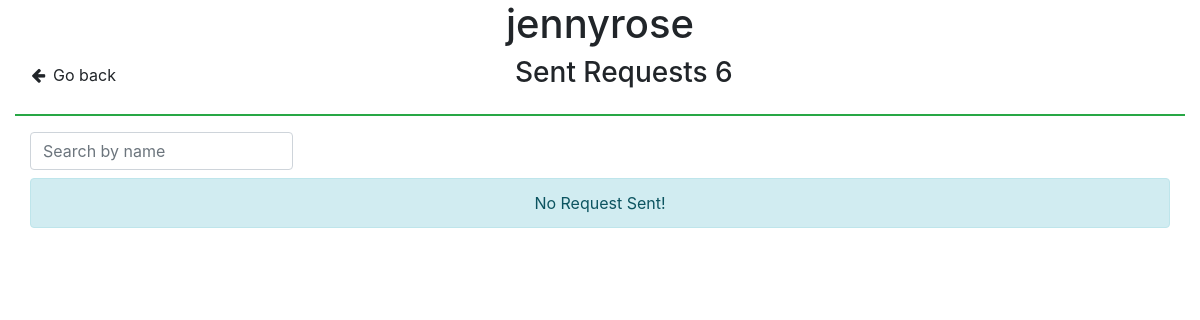
/client/sent-requests.php (signed in), run on an earlier commit of the app's database.
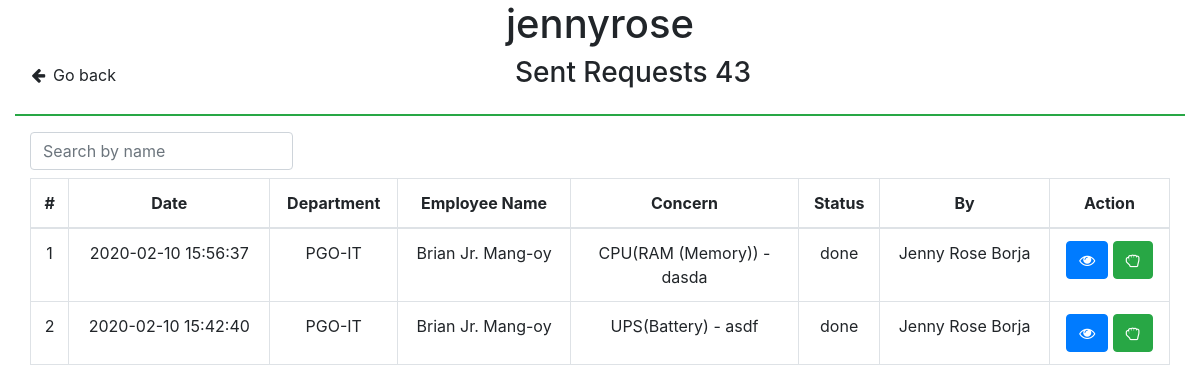
And on a later commit of the database.
### tables this page shows
CREATE TABLE `itservices_request_tbl` (
  `itsrequest_id` int(11) NOT NULL,
  `dept_id` int(11) DEFAULT NULL,
  `emp_id` int(11) DEFAULT NULL,
  `itsrequest_date` datetime NOT NULL,
  `concern` varchar(255) NOT NULL,
  `status` enum('post-repair inspected','pre-repair inspected','assessment pending','deployed','done','pending','received','assessed') NOT NULL DEFAULT 'received',
  `statusupdate_useraccount_id` int(255) DEFAULT NULL,
  `itsrequest_category` enum('hw','other') DEFAULT NULL,
  `hwcomponent_id` int(11) DEFAULT NULL,
  `hwcomponent_sub_id` int(11) NOT NULL,
  `itshw_category` enum('on-site','walk-in','pulled-out') DEFAULT NULL,
  `property_num` varchar(255) DEFAULT NULL,
  `solution` varchar(500) DEFAULT NULL,
  `received_date` datetime DEFAULT NULL
);

CREATE TABLE `department_tbl` (
  `dept_id` int(11) NOT NULL,
  `dept_code` varchar(255) NOT NULL,
  `dept_name` varchar(255) NOT NULL
);

CREATE TABLE `employee_tbl` (
  `emp_id` int(11) NOT NULL,
  `dept_id` int(11) DEFAULT NULL,
  `emp_idnum` int(255) NOT NULL,
  `emp_fname` varchar(255) NOT NULL,
  `emp_lname` varchar(255) NOT NULL,
  `emp_position` varchar(255) DEFAULT NULL
);

CREATE TABLE `hardwarecomponent_tbl` (
  `hwcomponent_id` int(11) NOT NULL,
  `hwcomponent_name` varchar(255) NOT NULL,
  `hwcomponent_type` enum('main','sub') DEFAULT NULL,
  `hwcomponent_category` int(10) DEFAULT NULL
);

CREATE TABLE `useraccount_tbl` (
  `useraccount_id` int(11) NOT NULL,
  `emp_id` int(11) DEFAULT NULL,
  `username` varchar(255) NOT NULL,
  `password` varchar(255) NOT NULL,
  `status` enum('1','0') NOT NULL DEFAULT '1',
  `usertype` enum('programmer','admin','personnel','department') NOT NULL,
  `dept_id` int(11) DEFAULT NULL
);

### config/controllers/controller.php (called while the page is built, shortened)
<?php
class Controller
{
	public function getHardwareComponents($hwcomponent_id = null)
	{
		global $con;
		if ($hwcomponent_id == null) {
			$qry = "SELECT * FROM hardwarecomponent_tbl";
			if ($con->query($qry)) {
				$result1 = $con->query($qry);
				if ($result1->num_rows == 0) {
					return $result1->num_rows;
				}
				$components = array();
				while ($row = $result1->fetch_assoc()) {
					$components[] = $row;
				}
				return $components;
			} else {
				return false;
			}
		} else {
			$qry = "SELECT * FROM hardwarecomponent_tbl WHERE hwcomponent_id = '" . $hwcomponent_id . "' ";
			if ($con->query($qry)) {
				$result1 = $con->query($qry);
				$components = array();
				while ($row = $result1->fetch_assoc()) {
					$components[] = $row;
				}
				return $components;
			} else {
				return false;
			}
		}
	}
	public function getUserAccount($useraccount_id = null)
	{
		global $con;
		if ($useraccount_id == null) {
			$qry = "SELECT * FROM useraccount_tbl LEFT JOIN employee_tbl ON useraccount_tbl.emp_id=employee_tbl.emp_id LEFT JOIN department_tbl ON useraccount_tbl.dept_id=department_tbl.dept_id";
			if ($con->query($qry)) {
				$result = $con->query($qry);
				if ($result->num_rows != 0) {
					$users = array();
					while ($row = $result->fetch_assoc()) {
						$users[] = $row;
					}
					return $users;
				} else {
					return $result->num_rows;
				}
			} else {
				return false;
			}
		} else {
			$qry = "SELECT * FROM useraccount_tbl LEFT JOIN employee_tbl ON useraccount_tbl.emp_id=employee_tbl.emp_id LEFT JOIN department_tbl ON useraccount_tbl.dept_id=department_tbl.dept_id WHERE useraccount_tbl.useraccount_id = '" . $useraccount_id . "' ";
			if ($con->query($qry)) {
				$result = $con->query($qry);
				if ($result->num_rows != 0) {
					$users = array();
					while ($row = $result->fetch_assoc()) {
						$users[] = $row;
					}
					return $users;
				} else {
					return $result->num_rows;
				}
			} else {
				return false;
			}
		}
	}
	public function getRequestByDepartment($dept_id)
	{
		global $con;
		$qry = "SELECT * FROM itservices_request_tbl INNER JOIN employee_tbl ON itservices_request_tbl.emp_id=employee_tbl.emp_id INNER JOIN department_tbl ON itservices_request_tbl.dept_id=department_tbl.dept_id LEFT JOIN hardwarecomponent_tbl ON itservices_request_tbl.hwcomponent_id=hardwarecomponent_tbl.hwcomponent_id WHERE itservices_request_tbl.dept_id = '" . $dept_id . "' ORDER BY itsrequest_date DESC";
		if ($con->query($qry)) {
			$result = $con->query($qry);
			if ($result->num_rows != 0) {
				$requests = array();
				while ($row = $result->fetch_assoc()) {
					$requests[] = $row;
				}
				return $requests;
			} else {
				return $result->num_rows;
			}
		} else {
			return false;
		}
	}
	public function getTotalRequests($emp_id)
	{
		global $con;
		$sql = 'SELECT count(*) AS request_count
				FROM itservices_request_tbl
				INNER JOIN employee_tbl
				ON employee_tbl.emp_id = itservices_request_tbl.emp_id';
		$result = $con->query($sql);
		return $result->fetch_assoc()['request_count'] ?? 0;
	}
}

### tables/sentrequests-tbl.php (the view)
<?php
if($requests == 0 || $requests == false){
?>
  <div class="alert alert-info text-center">
    <?php echo "No Request Sent!"; ?>
  </div>
<?php
}else{
?>
    <table class="table table-bordered text-center">
      <thead>
        <th>#</th>
        <th>Date</th>
        <th>Department</th>
        <th>Employee Name</th>
        <th>Concern</th>
        <th>Status</th>
        <th>By</th>
        <th>Action</th>
      </thead>
      <tbody id="table_body">
        <?php
        $ctr = 1;
        foreach ($requests as $key => $value) {
          $component = $control->getHardwareComponents($value['hwcomponent_sub_id']);
        ?>
        <tr>
            <td> <?=$ctr?> </td>
            <td> <?=$value['itsrequest_date']?> </td>
            <td> <?=$value['dept_code']?> </td>
            <td> <?=$value['emp_fname']?> <?=$value['emp_lname']?> </td>
            <td style="width:20%">
              <?php
              if($value['itsrequest_category'] == 'hw'){
                if($component !== 0 ){
                  foreach ($component as $name) {
                    echo $value['hwcomponent_name'] . '(' . $name['hwcomponent_name'] . ')' . ' -' ;
                  }
                }else{
                  echo $value['hwcomponent_name'] . ' -' ;
                }
              }
              ?>
              <?=$value['concern']?>
            </td>
            <td> <?=$value['status']?> </td>
            <td>
              <?php
              if($value['statusupdate_useraccount_id'] != ""){
                $getTechRepEmployee = $control->getUserAccount($value['statusupdate_useraccount_id']);
                foreach($getTechRepEmployee as $val ){
                  echo $val['emp_fname'].' '.$val['emp_lname'];
                }
              }
              ?>
            </td>
            <td>
                <button type="button" class="btn btn-primary view" data-toggle="tooltip" title="View Details" id="<?=$value['itsrequest_id']?>"><i class="fa fa-eye"></i></button>
                <?php
                if($value['itsrequest_category'] == 'hw'){
                  if($value['itshw_category'] == 'pulled-out' || $value['itshw_category'] == 'walk-in'){
                    if($value['status'] === 'done'){
                      echo '<button type="button" class="btn btn-success receive" data-toggle="tooltip" title="Receive" id='.$value["itsrequest_id"].'><i class="fa fa-hand-rock-o"></i></button>';
                   }
                  }
                }
                ?>
            </td>
        </tr>
        <?php
        $ctr+=1;
        }
        ?>
      </tbody>
    </table>
  </div>
</div>
<?php
}
?>

### client/sent-requests.php (shortened to what the changed rows need)
<?php
require_once('../config/db_connection.php');
include_once "../config/controllers/controller.php";
$control = new Controller();
$requests = $control->getRequestByDepartment($_SESSION['dept_id']);
$requestCount = $control->getTotalRequests($_SESSION['emp_id']);
?>
<!DOCTYPE html>
<html class="h-100 w-100">
<head>
	<link href="../plug-ins/bootstrap/css/bootstrap.min.css" rel="stylesheet">
	<link href="../css/simple-sidebar.css" rel="stylesheet">
	<link href="../plug-ins/font-awesome/css/font-awesome.min.css" rel="stylesheet">
</head>
<body class="h-100 w-100">
	<div class="h-100 w-100">
		<div class="container-fluid h-100">
			<div class="row">
				<div class="col-6 offset-3">
					<p class="h3 mx-auto">Sent Requests <?= $requestCount ?> </p>
				</div>
			</div>
			<div class="container-fluid mt-2">
				<?php
				include_once('../tables/sentrequests-tbl.php');
				?>
			</div>
		</div>
	</div>
</body>
</html>

What changed in the data, as far as the page shows it:
added itservices_request_tbl: itsrequest_date "2020-02-10 15:56:37", dept.dept_code "PGO-IT", emp.emp_fname "Brian Jr.", emp.emp_lname "Mang-oy", concern "dasda", status "done"
now on this page (row unchanged): hardwarecomponent_tbl: hwcomponent_name "RAM (Memory)", shown under "2020-02-10 15:56:37"
now on this page (row unchanged): hardwarecomponent_tbl: hwcomponent_name "CPU"
now on this page (row edited): useraccount_tbl: emp.emp_fname "Jenny Rose", emp.emp_lname "Borja"
added itservices_request_tbl: itsrequest_date "2020-02-10 15:42:40", dept.dept_code "PGO-IT", emp.emp_fname "Brian Jr.", emp.emp_lname "Mang-oy", concern "asdf", status "done"
now on this page (row unchanged): hardwarecomponent_tbl: hwcomponent_name "Battery", shown under "2020-02-10 15:42:40"
now on this page (row unchanged): hardwarecomponent_tbl: hwcomponent_name "UPS"
Also different on the page:
$requestCount: "6" → "43"
text no longer shown: "No Request Sent!"
text now shown: "# Date Department Employee Name Concern Status By Action"
